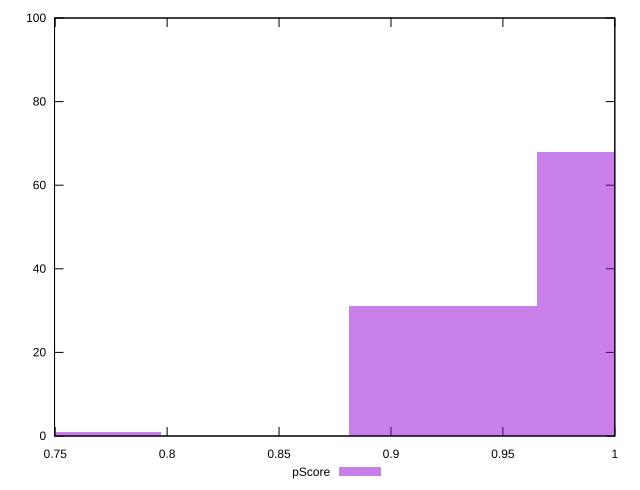

Write gnuplot code to recreate this figure.
reset

$pScore <<EOF
0.7553340523347843 1
1.0071120697797125 68
0.9231860639647365 31
EOF

set key outside below
set boxwidth 0.08392600581497604
set xrange [0.7496955555555556:1]
set yrange [0:100]
set trange [0:100]
set style fill transparent solid 0.5 noborder
set terminal svg size 640, 490 enhanced background rgb 'white'
set output "report_00018_2021-02-10T15-25-16.877Z/uses-rel-preconnect/samples/pages+cached+noadtech+nomedia+nocss/pScore/histogram.svg"

plot $pScore title "pScore" with boxes

reset
